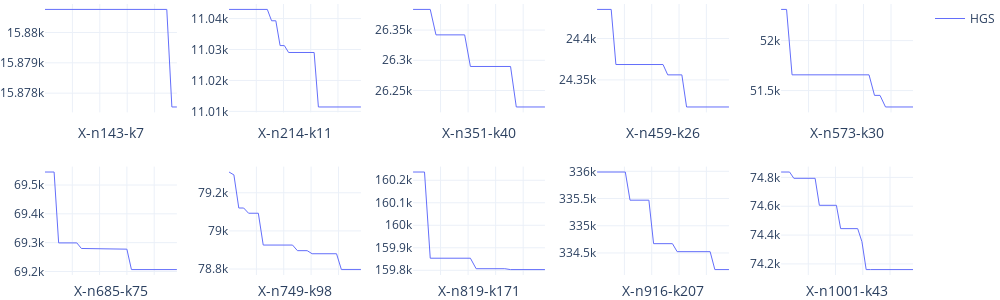

The cell this chart's notebook holds for it:
### Code cell
print("Large-scale instances:")
keys = [key for key in VRP_KEYS if key.startswith("X-")]
n = 5
fig = make_subplots(rows=2, cols=n, horizontal_spacing=0.06, vertical_spacing=0.2)
for i, key in enumerate(keys):
    hgs = create_scatter(irl_hgs_2_df[key], 'HGS', "#636EFA", i==0)
    fig.append_trace(hgs, row=i//n+1, col=i%n+1)
    fig['layout'][f'xaxis{i+1}'].update(title=key.split(".evrp")[0])
fig.update_layout(height=300, width=100*len(keys))
fig.update_traces(line_width=1, marker_size=2)
fig.update_layout(template='plotly_white', margin=dict(l=0, r=0, t=0, b=0, pad=0, autoexpand=True))
fig.update_xaxes(showgrid=True, showticklabels=False, showline=False, zeroline=False)
fig.show()

### Figure 1 — Plotly figure (JSON) as saved in the notebook; plotly's stock layout.template omitted (floating-point values rounded to 4 significant figures)
{"data": [{"legendgroup": "HGS", "line": {"color": "#636EFA", "width": 1}, "marker": {"size": 2}, "mode": "lines", "name": "HGS", "showlegend": true, "type": "scatter", "x": [0, 0.03704, 0.07407, 0.1111, 0.1481, 0.1852, 0.2222, 0.2593, 0.2963, 0.3333, 0.3704, 0.4074, 0.4444, 0.4815, 0.5185, 0.5556, 0.5926, 0.6296, 0.6667, 0.7037, 0.7407, 0.7778, 0.8148, 0.8519, 0.8889, 0.9259, 0.963], "xaxis": "x", "y": [15880.0, 15880.0, 15880.0, 15880.0, 15880.0, 15880.0, 15880.0, 15880.0, 15880.0, 15880.0, 15880.0, 15880.0, 15880.0, 15880.0, 15880.0, 15880.0, 15880.0, 15880.0, 15880.0, 15880.0, 15880.0, 15880.0, 15880.0, 15880.0, 15880.0, 15880.0, 15880.0], "yaxis": "y"}, {"legendgroup": "HGS", "line": {"color": "#636EFA", "width": 1}, "marker": {"size": 2}, "mode": "lines", "name": "HGS", "showlegend": false, "type": "scatter", "x": [0, 0.03125, 0.0625, 0.09375, 0.125, 0.1562, 0.1875, 0.2188, 0.25, 0.2812, 0.3125, 0.3438, 0.375, 0.4062, 0.4375, 0.4688, 0.5, 0.5312, 0.5625, 0.5938, 0.625, 0.6562, 0.6875, 0.7188, 0.75, 0.7812, 0.8125, 0.8438, 0.875, 0.9062, 0.9375, 0.9688], "xaxis": "x2", "y": [11040.0, 11040.0, 11040.0, 11040.0, 11040.0, 11040.0, 11040.0, 11040.0, 11040.0, 11040.0, 11040.0, 11040.0, 11030.0, 11030.0, 11030.0, 11030.0, 11030.0, 11030.0, 11030.0, 11030.0, 11030.0, 11010.0, 11010.0, 11010.0, 11010.0, 11010.0, 11010.0, 11010.0, 11010.0, 11010.0, 11010.0, 11010.0], "yaxis": "y2"}, {"legendgroup": "HGS", "line": {"color": "#636EFA", "width": 1}, "marker": {"size": 2}, "mode": "lines", "name": "HGS", "showlegend": false, "type": "scatter", "x": [0, 0.04167, 0.08333, 0.125, 0.1667, 0.2083, 0.25, 0.2917, 0.3333, 0.375, 0.4167, 0.4583, 0.5, 0.5417, 0.5833, 0.625, 0.6667, 0.7083, 0.75, 0.7917, 0.8333, 0.875, 0.9167, 0.9583], "xaxis": "x3", "y": [26380.0, 26380.0, 26380.0, 26380.0, 26340.0, 26340.0, 26340.0, 26340.0, 26340.0, 26340.0, 26290.0, 26290.0, 26290.0, 26290.0, 26290.0, 26290.0, 26290.0, 26290.0, 26220.0, 26220.0, 26220.0, 26220.0, 26220.0, 26220.0], "yaxis": "y3"}, {"legendgroup": "HGS", "line": {"color": "#636EFA", "width": 1}, "marker": {"size": 2}, "mode": "lines", "name": "HGS", "showlegend": false, "type": "scatter", "x": [0, 0.03448, 0.06897, 0.1034, 0.1379, 0.1724, 0.2069, 0.2414, 0.2759, 0.3103, 0.3448, 0.3793, 0.4138, 0.4483, 0.4828, 0.5172, 0.5517, 0.5862, 0.6207, 0.6552, 0.6897, 0.7241, 0.7586, 0.7931, 0.8276, 0.8621, 0.8966, 0.931, 0.9655], "xaxis": "x4", "y": [24440.0, 24440.0, 24440.0, 24440.0, 24370.0, 24370.0, 24370.0, 24370.0, 24370.0, 24370.0, 24370.0, 24370.0, 24370.0, 24370.0, 24370.0, 24360.0, 24360.0, 24360.0, 24360.0, 24320.0, 24320.0, 24320.0, 24320.0, 24320.0, 24320.0, 24320.0, 24320.0, 24320.0, 24320.0], "yaxis": "y4"}, {"legendgroup": "HGS", "line": {"color": "#636EFA", "width": 1}, "marker": {"size": 2}, "mode": "lines", "name": "HGS", "showlegend": false, "type": "scatter", "x": [0, 0.04, 0.08, 0.12, 0.16, 0.2, 0.24, 0.28, 0.32, 0.36, 0.4, 0.44, 0.48, 0.52, 0.56, 0.6, 0.64, 0.68, 0.72, 0.76, 0.8, 0.84, 0.88, 0.92, 0.96], "xaxis": "x5", "y": [52310.0, 52310.0, 51660.0, 51660.0, 51660.0, 51660.0, 51660.0, 51660.0, 51660.0, 51660.0, 51660.0, 51660.0, 51660.0, 51660.0, 51660.0, 51660.0, 51660.0, 51450.0, 51450.0, 51340.0, 51340.0, 51340.0, 51340.0, 51340.0, 51340.0], "yaxis": "y5"}, {"legendgroup": "HGS", "line": {"color": "#636EFA", "width": 1}, "marker": {"size": 2}, "mode": "lines", "name": "HGS", "showlegend": false, "type": "scatter", "x": [0, 0.03333, 0.06667, 0.1, 0.1333, 0.1667, 0.2, 0.2333, 0.2667, 0.3, 0.3333, 0.3667, 0.4, 0.4333, 0.4667, 0.5, 0.5333, 0.5667, 0.6, 0.6333, 0.6667, 0.7, 0.7333, 0.7667, 0.8, 0.8333, 0.8667, 0.9, 0.9333, 0.9667], "xaxis": "x6", "y": [69550.0, 69550.0, 69550.0, 69300.0, 69300.0, 69300.0, 69300.0, 69300.0, 69280.0, 69280.0, 69280.0, 69280.0, 69280.0, 69280.0, 69280.0, 69280.0, 69280.0, 69280.0, 69280.0, 69210.0, 69210.0, 69210.0, 69210.0, 69210.0, 69210.0, 69210.0, 69210.0, 69210.0, 69210.0, 69210.0], "yaxis": "y6"}, {"legendgroup": "HGS", "line": {"color": "#636EFA", "width": 1}, "marker": {"size": 2}, "mode": "lines", "name": "HGS", "showlegend": false, "type": "scatter", "x": [0, 0.03571, 0.07143, 0.1071, 0.1429, 0.1786, 0.2143, 0.25, 0.2857, 0.3214, 0.3571, 0.3929, 0.4286, 0.4643, 0.5, 0.5357, 0.5714, 0.6071, 0.6429, 0.6786, 0.7143, 0.75, 0.7857, 0.8214, 0.8571, 0.8929, 0.9286, 0.9643], "xaxis": "x7", "y": [79310.0, 79290.0, 79120.0, 79120.0, 79090.0, 79090.0, 79090.0, 78930.0, 78930.0, 78930.0, 78930.0, 78930.0, 78930.0, 78930.0, 78900.0, 78900.0, 78900.0, 78880.0, 78880.0, 78880.0, 78880.0, 78880.0, 78880.0, 78800.0, 78800.0, 78800.0, 78800.0, 78800.0], "yaxis": "y7"}, {"legendgroup": "HGS", "line": {"color": "#636EFA", "width": 1}, "marker": {"size": 2}, "mode": "lines", "name": "HGS", "showlegend": false, "type": "scatter", "x": [0, 0.04167, 0.08333, 0.125, 0.1667, 0.2083, 0.25, 0.2917, 0.3333, 0.375, 0.4167, 0.4583, 0.5, 0.5417, 0.5833, 0.625, 0.6667, 0.7083, 0.75, 0.7917, 0.8333, 0.875, 0.9167, 0.9583], "xaxis": "x8", "y": [160200.0, 160200.0, 160200.0, 159900.0, 159900.0, 159900.0, 159900.0, 159900.0, 159900.0, 159900.0, 159900.0, 159800.0, 159800.0, 159800.0, 159800.0, 159800.0, 159800.0, 159800.0, 159800.0, 159800.0, 159800.0, 159800.0, 159800.0, 159800.0], "yaxis": "y8"}, {"legendgroup": "HGS", "line": {"color": "#636EFA", "width": 1}, "marker": {"size": 2}, "mode": "lines", "name": "HGS", "showlegend": false, "type": "scatter", "x": [0, 0.03448, 0.06897, 0.1034, 0.1379, 0.1724, 0.2069, 0.2414, 0.2759, 0.3103, 0.3448, 0.3793, 0.4138, 0.4483, 0.4828, 0.5172, 0.5517, 0.5862, 0.6207, 0.6552, 0.6897, 0.7241, 0.7586, 0.7931, 0.8276, 0.8621, 0.8966, 0.931, 0.9655], "xaxis": "x9", "y": [336000.0, 336000.0, 336000.0, 336000.0, 336000.0, 336000.0, 336000.0, 335500.0, 335500.0, 335500.0, 335500.0, 335500.0, 334700.0, 334700.0, 334700.0, 334700.0, 334700.0, 334500.0, 334500.0, 334500.0, 334500.0, 334500.0, 334500.0, 334500.0, 334500.0, 334200.0, 334200.0, 334200.0, 334200.0], "yaxis": "y9"}, {"legendgroup": "HGS", "line": {"color": "#636EFA", "width": 1}, "marker": {"size": 2}, "mode": "lines", "name": "HGS", "showlegend": false, "type": "scatter", "x": [0, 0.03125, 0.0625, 0.09375, 0.125, 0.1562, 0.1875, 0.2188, 0.25, 0.2812, 0.3125, 0.3438, 0.375, 0.4062, 0.4375, 0.4688, 0.5, 0.5312, 0.5625, 0.5938, 0.625, 0.6562, 0.6875, 0.7188, 0.75, 0.7812, 0.8125, 0.8438, 0.875, 0.9062, 0.9375, 0.9688], "xaxis": "x10", "y": [74840.0, 74840.0, 74840.0, 74790.0, 74790.0, 74790.0, 74790.0, 74790.0, 74790.0, 74610.0, 74610.0, 74610.0, 74610.0, 74610.0, 74440.0, 74440.0, 74440.0, 74440.0, 74440.0, 74350.0, 74160.0, 74160.0, 74160.0, 74160.0, 74160.0, 74160.0, 74160.0, 74160.0, 74160.0, 74160.0, 74160.0, 74160.0], "yaxis": "y10"}], "layout": {"height": 300, "margin": {"autoexpand": true, "b": 0, "l": 0, "pad": 0, "r": 0, "t": 0}, "width": 1000, "xaxis": {"anchor": "y", "domain": [0, 0.152], "showgrid": true, "showline": false, "showticklabels": false, "title": {"text": "X-n143-k7"}, "zeroline": false}, "xaxis10": {"anchor": "y10", "domain": [0.848, 1], "showgrid": true, "showline": false, "showticklabels": false, "title": {"text": "X-n1001-k43"}, "zeroline": false}, "xaxis2": {"anchor": "y2", "domain": [0.212, 0.364], "showgrid": true, "showline": false, "showticklabels": false, "title": {"text": "X-n214-k11"}, "zeroline": false}, "xaxis3": {"anchor": "y3", "domain": [0.424, 0.576], "showgrid": true, "showline": false, "showticklabels": false, "title": {"text": "X-n351-k40"}, "zeroline": false}, "xaxis4": {"anchor": "y4", "domain": [0.636, 0.788], "showgrid": true, "showline": false, "showticklabels": false, "title": {"text": "X-n459-k26"}, "zeroline": false}, "xaxis5": {"anchor": "y5", "domain": [0.848, 1], "showgrid": true, "showline": false, "showticklabels": false, "title": {"text": "X-n573-k30"}, "zeroline": false}, "xaxis6": {"anchor": "y6", "domain": [0, 0.152], "showgrid": true, "showline": false, "showticklabels": false, "title": {"text": "X-n685-k75"}, "zeroline": false}, "xaxis7": {"anchor": "y7", "domain": [0.212, 0.364], "showgrid": true, "showline": false, "showticklabels": false, "title": {"text": "X-n749-k98"}, "zeroline": false}, "xaxis8": {"anchor": "y8", "domain": [0.424, 0.576], "showgrid": true, "showline": false, "showticklabels": false, "title": {"text": "X-n819-k171"}, "zeroline": false}, "xaxis9": {"anchor": "y9", "domain": [0.636, 0.788], "showgrid": true, "showline": false, "showticklabels": false, "title": {"text": "X-n916-k207"}, "zeroline": false}, "yaxis": {"anchor": "x", "domain": [0.6, 1]}, "yaxis10": {"anchor": "x10", "domain": [0, 0.4]}, "yaxis2": {"anchor": "x2", "domain": [0.6, 1]}, "yaxis3": {"anchor": "x3", "domain": [0.6, 1]}, "yaxis4": {"anchor": "x4", "domain": [0.6, 1]}, "yaxis5": {"anchor": "x5", "domain": [0.6, 1]}, "yaxis6": {"anchor": "x6", "domain": [0, 0.4]}, "yaxis7": {"anchor": "x7", "domain": [0, 0.4]}, "yaxis8": {"anchor": "x8", "domain": [0, 0.4]}, "yaxis9": {"anchor": "x9", "domain": [0, 0.4]}}}
